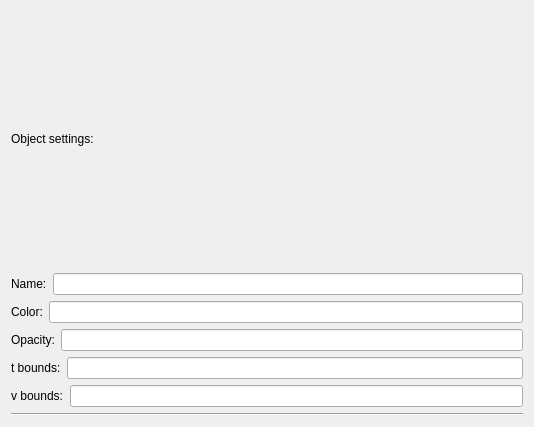
<?xml version="1.0" encoding="UTF-8"?>
<ui version="4.0">
 <class>Form</class>
 <widget class="QWidget" name="Form">
  <property name="geometry">
   <rect>
    <x>0</x>
    <y>0</y>
    <width>534</width>
    <height>427</height>
   </rect>
  </property>
  <property name="windowTitle">
   <string>Form</string>
  </property>
  <layout class="QVBoxLayout" name="verticalLayout">
   <item>
    <widget class="QLabel" name="label_4">
     <property name="text">
      <string>Object settings:</string>
     </property>
    </widget>
   </item>
   <item>
    <layout class="QHBoxLayout" name="horizontalLayout">
     <item>
      <widget class="QLabel" name="label">
       <property name="text">
        <string>Name:</string>
       </property>
      </widget>
     </item>
     <item>
      <widget class="QLineEdit" name="inputName"/>
     </item>
    </layout>
   </item>
   <item>
    <layout class="QHBoxLayout" name="horizontalLayout_2">
     <item>
      <widget class="QLabel" name="label_2">
       <property name="text">
        <string>Color:</string>
       </property>
      </widget>
     </item>
     <item>
      <widget class="QLineEdit" name="inputColor"/>
     </item>
    </layout>
   </item>
   <item>
    <layout class="QHBoxLayout" name="horizontalLayout_5">
     <item>
      <widget class="QLabel" name="label_6">
       <property name="text">
        <string>Opacity:</string>
       </property>
      </widget>
     </item>
     <item>
      <widget class="QLineEdit" name="inputOpacity"/>
     </item>
    </layout>
   </item>
   <item>
    <layout class="QHBoxLayout" name="horizontalLayout_3">
     <item>
      <widget class="QLabel" name="label_3">
       <property name="text">
        <string>t bounds:</string>
       </property>
      </widget>
     </item>
     <item>
      <widget class="QLineEdit" name="inputTBounds"/>
     </item>
    </layout>
   </item>
   <item>
    <layout class="QHBoxLayout" name="horizontalLayout_4">
     <item>
      <widget class="QLabel" name="label_5">
       <property name="text">
        <string>v bounds:</string>
       </property>
      </widget>
     </item>
     <item>
      <widget class="QLineEdit" name="inputVBounds"/>
     </item>
    </layout>
   </item>
   <item>
    <widget class="Line" name="line">
     <property name="orientation">
      <enum>Qt::Horizontal</enum>
     </property>
    </widget>
   </item>
  </layout>
 </widget>
 <resources/>
 <connections/>
</ui>
